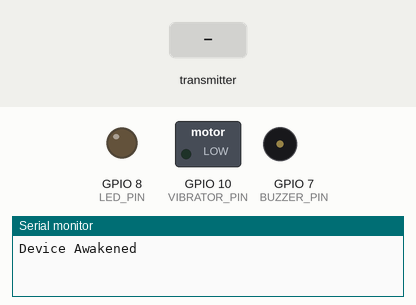
A sketch run on a simulated ESP32-C3. Parts: switched loads named in the sketch (green lamp = pin HIGH), output pins drawn as LEDs (lit = HIGH), buzzer (waves = sounding, pin HIGH), the last lines printed to the serial monitor. Dashed ring = blinking. The test bench sets the inputs (shaded band).

Above: at 1.2 s.
1.3 s: the transmitter starts sending temp = 0
At 1.56 s:
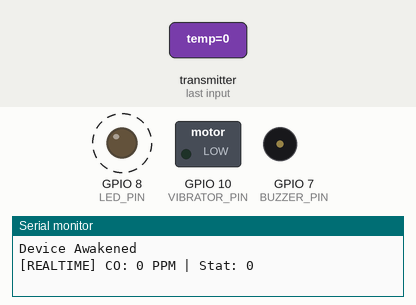
Timing chart, 0 to 10.3 s (numbered marks = the images above; inputs shaded):
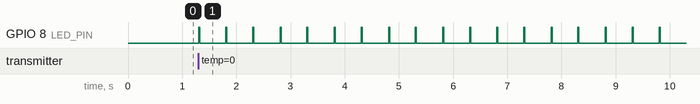

The sketch:

esp32-c3_v5.ino
```cpp
#include <esp_now.h>
#include <WiFi.h>
#include <driver/gpio.h>

#define BUZZER_PIN    7
#define VIBRATOR_PIN  10
#define LED_PIN       8
#define BUTTON_PIN    3

// RTC 메모리 변수: 필요한 경우 유지
RTC_DATA_ATTR int missCount = 0;

typedef struct struct_message {
    float temp;
    float humid;
    int gas;
    int status;
} struct_message;

struct_message incomingReadings;
volatile bool isNewData = false;

// 타임아웃 및 상태 관리 변수들
unsigned long lastReceivedTime = 0;
unsigned long initialWaitTimeout = 75000; // 최초 가동 시 본체 예열(60초)을 기다려주기 위한 75초 타임아웃
bool hasConnectedOnce = false;            // 본체와 최초 연결 성공 여부 플래그

void OnDataRecv(const uint8_t *mac_addr, const uint8_t *incomingData, int len) {
    memcpy(&incomingReadings, incomingData, sizeof(incomingReadings));
    isNewData = true;
}

void allStop() {
    digitalWrite(BUZZER_PIN, LOW);
    digitalWrite(VIBRATOR_PIN, LOW);
    digitalWrite(LED_PIN, LOW);
}

// 위험 알람 (10초 작동) - 비상 상황이므로 이 동안은 블로킹 루프를 유지해도 무방합니다.
void dangerAlarm() {
    for (int i = 0; i < 20; i++) {
        digitalWrite(VIBRATOR_PIN, HIGH);
        digitalWrite(BUZZER_PIN, HIGH);
        digitalWrite(LED_PIN, HIGH);
        delay(300);
        allStop();
        delay(200);
    }
}

// 안전하게 딥슬립으로 진입시키는 함수
void goToDeepSleep(int sleepSec) {
    allStop();
    // 딥슬립 중 핀 상태 유지 (유령 알람 방지)
    gpio_hold_en((gpio_num_t)BUZZER_PIN);
    gpio_hold_en((gpio_num_t)VIBRATOR_PIN);
    gpio_hold_en((gpio_num_t)LED_PIN);

    esp_sleep_enable_timer_wakeup((uint64_t)sleepSec * 1000000ULL);
    esp_deep_sleep_enable_gpio_wakeup(1 << BUTTON_PIN, ESP_GPIO_WAKEUP_GPIO_LOW);

    Serial.printf("Going to Deep Sleep for %d sec...\n", sleepSec);
    esp_deep_sleep_start();
}

void setup() {
    Serial.begin(115200);
    Serial.println("Device Awakened");
    esp_sleep_wakeup_cause_t wakeup_reason = esp_sleep_get_wakeup_cause();

    // 핀 고정 해제 및 초기화
    gpio_hold_dis((gpio_num_t)BUZZER_PIN);
    gpio_hold_dis((gpio_num_t)VIBRATOR_PIN);
    gpio_hold_dis((gpio_num_t)LED_PIN);

    pinMode(BUZZER_PIN, OUTPUT);
    pinMode(VIBRATOR_PIN, OUTPUT);
    pinMode(LED_PIN, OUTPUT);
    pinMode(BUTTON_PIN, INPUT_PULLUP);
    allStop();

    // 버튼으로 깨어났거나 스위치가 켜졌을 때 피드백 (LED 빠르게 3번 깜빡)
    if (wakeup_reason == ESP_SLEEP_WAKEUP_GPIO) {
        Serial.println("Button Pressed! Starting Real-time Monitor...");
        for(int i=0; i<3; i++) {
            digitalWrite(LED_PIN, HIGH); delay(50);
            digitalWrite(LED_PIN, LOW); delay(50);
        }
    }

    WiFi.mode(WIFI_STA);
    if (esp_now_init() == ESP_OK) {
        esp_now_register_recv_cb(OnDataRecv);
    }

    // 타임아웃 기준점 초기화
    lastReceivedTime = millis();
}

void loop() {
    unsigned long currentMillis = millis();

    // [1] 새로운 ESP-NOW 데이터가 수신되었을 때 (실시간 처리)
    if (isNewData) {
        isNewData = false;
        hasConnectedOnce = true;        // 본체와 연결됨을 확인
        lastReceivedTime = currentMillis; // 최신 수신 시간 갱신

        Serial.printf("[REALTIME] CO: %d PPM | Stat: %d\n", incomingReadings.gas, incomingReadings.status);

        if (incomingReadings.status == 2) {
            // 위험 상황: 즉시 강력한 경보 작동
            dangerAlarm();
        }
        else if (incomingReadings.status == 1) {
            // 주의 상황: 부저 짧게 3번 경고음
            for(int i=0; i<3; i++){
                digitalWrite(BUZZER_PIN, HIGH); delay(100);
                digitalWrite(BUZZER_PIN, LOW); delay(50);
            }
        }
        else {
            // 정상 상황: 살아있다는 연결 표시로 LED만 아주 짧게(20ms) 깜빡임 (하트비트)
            digitalWrite(LED_PIN, HIGH); delay(20); digitalWrite(LED_PIN, LOW);
        }
    }

    // [2] 연결 상태 모니터링 및 타임아웃 처리
    if (!hasConnectedOnce) {
        // 최초 구동 후 아직 본체로부터 첫 패킷을 받지 못한 상태 (본체 예열 대기 중)
        if (currentMillis > initialWaitTimeout) {
            Serial.println("Main unit warmup timeout. No signal for 75s.");
            // 75초 동안 본체가 안 켜지면 꺼진 것으로 보고 5분간 딥슬립
            goToDeepSleep(300);
        }
    }
    else {
        // 본체와 잘 연결되어 통신하다가 갑자기 신호가 끊긴 경우 (본체 송신 주기 2초 고려)
        // 30초 동안 아무 신호도 오지 않으면 본체 전원이 꺼졌거나 통신 이탈로 판단
        if (currentMillis - lastReceivedTime > 30000) {
            Serial.println("Connection lost with main unit for 30s.");
            hasConnectedOnce = false;
            goToDeepSleep(300); // 배터리 세이브를 위해 5분간 딥슬립 후 재시도
        }
    }

    delay(10); // 루프 과열 방지용 미세 딜레이
}
```

Measured:
- after the input at 1.3 s, GPIO 8 (LED_PIN): alternates HIGH for 0.02 s and LOW for 0.48 s, starting at once
